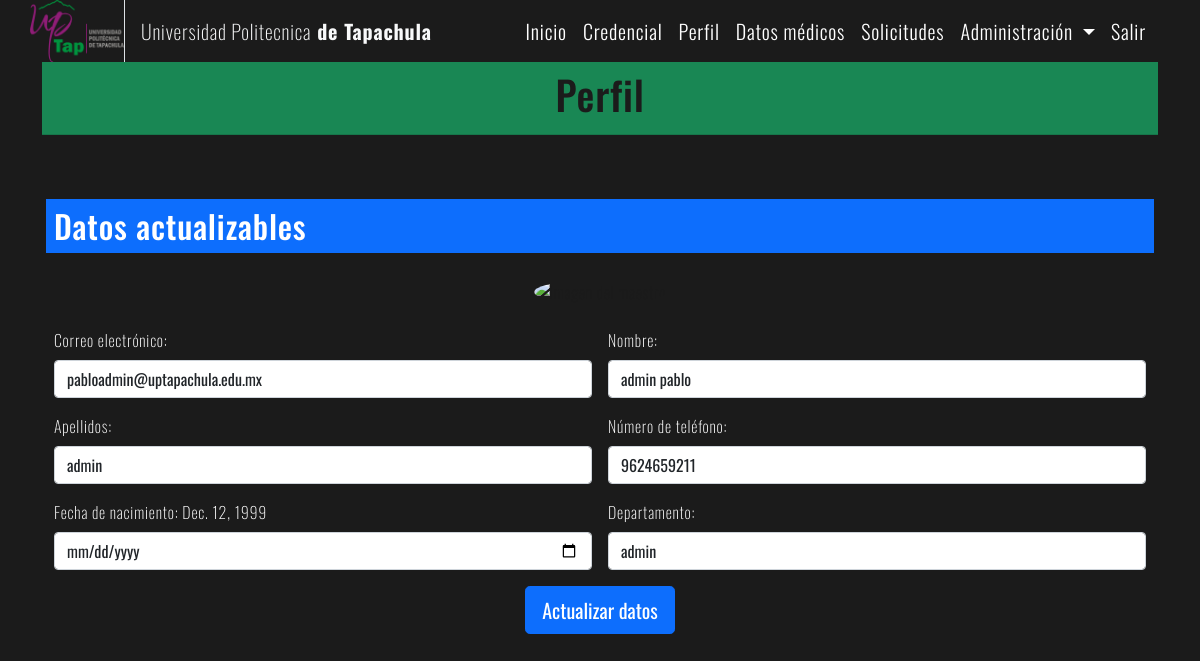
Before: /administradores/panel_administrador/administradores/detalle/7/ with the older database file.
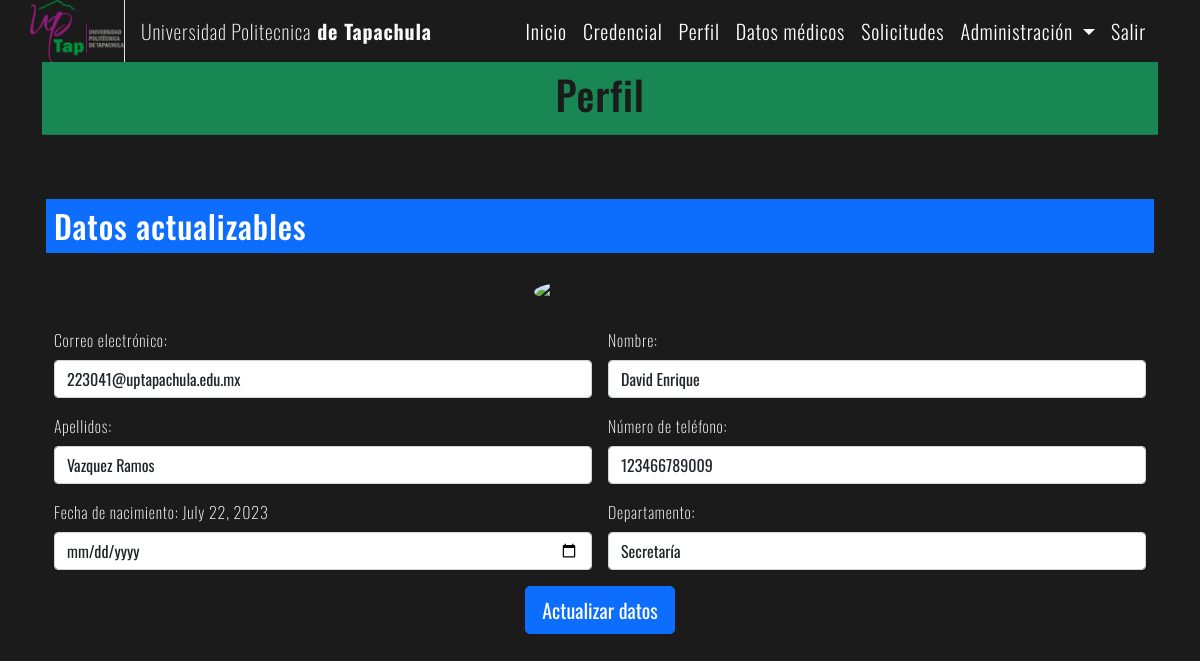
After: the same page with the newer database file.
### core/models.py (models this page shows, shortened)
class UsuarioPersonalizado(AbstractBaseUser, PermissionsMixin):
    email = models.EmailField(unique=True, error_messages={'unique': 'Ya existe un usuario con ese correo'})
    nombre = models.CharField(max_length=50)
    apellidos = models.CharField(max_length=50)
    fecha_nacimiento = models.DateField(null=True)
    direccion = models.CharField(max_length=255)
    usuario_activo = models.BooleanField(default=False)
    is_staff = models.BooleanField(default=False)
    fecha_registro = models.DateTimeField(auto_now_add=True)
    numero_telefono = models.CharField(max_length=10, null=True)
    imagen = CloudinaryField('image')
    credencial = models.ForeignKey(Credencial, on_delete=models.PROTECT, null=True, related_name='credencial')
    ficha_medica = models.ForeignKey(FichaMedica, on_delete=models.PROTECT, null=True, related_name='ficha_medica')
    contacto_emergencia = models.ForeignKey(ContactoEmergencia, on_delete=models.PROTECT, null=True,
                                            related_name='contacto_emergencia_relacion')
    solicitud = models.ForeignKey('SolicitudCredencial', on_delete=models.PROTECT, null=True,
                                  related_name='solicitud_relacion')
    tipo_usuario = models.CharField(max_length=20, choices=[('alumno', 'alumno'), ('maestro', 'maestro'),
                                                            ('administrador', 'administrador'),
                                                            ('directivo', 'directivo')])
    objects = UsuarioBasePersonalizado()
    USERNAME_FIELD = 'email'
    REQUIRED_FIELDS = []

class Administrador(UsuarioPersonalizado):
    departamento = models.CharField(max_length=30)
    is_admin = models.BooleanField(default=False)
    is_administrador = models.BooleanField(default=True)

### administradores/views.py (the view, shortened to what this page needs)
class PanelAdministradorAdministradorDetalle(View):
    def get(self, request, id):
        administrador = Administrador.objects.get(id=id)
        context = {
            'usuario': administrador
        }
        return render(request,
                      'administradores/PanelAdministracion/administracion_administradores/detalles/panel_detalles_administrador.html',
                      context=context)

### administradores/templates/administradores/PanelAdministracion/administracion_administradores/detalles/panel_detalles_administrador.html (shortened to what this page needs)
{% extends 'administradores/layouts/view_home_administradores.html' %}
{% load static %}
{% block content %}
    <div class="card-header mb-1 bg-success">
        <h1 class="text-center">Perfil</h1>
    </div>
    <main class="container">
        <form method="post" class="row g-3 mt-3" enctype="multipart/form-data">
            <h2 class="text-white bg-primary p-2 mt-5">Datos actualizables</h2>
            <div class="col-12 d-flex justify-content-center">
                <div class="align-content-center flex">
                    <label for="inputAdminImage" class="text-center">
                        <img src="{{ usuario.imagen.url }}" alt="Imagen del maestro" id="adminImage"
                             class="card-img-top rounded-circle imagen">
                    </label>
                </div>
            </div>
            <div class="col-6">
                <label for="inputEmail" class="form-label text-white">Correo electrónico:</label>
                <input name="email" required type="email" class="form-control" id="inputEmail"
                       value="{{ usuario.email }}">
            </div>
            <div class="col-6">
                <label for="inputName" class="form-label text-white">Nombre:</label>
                <input name="nombre" required type="text" class="form-control" id="inputName"
                       value="{{ usuario.nombre }}">
            </div>
            <div class="col-6">
                <label for="inputLast" class="form-label text-white">Apellidos:</label>
                <input name="apellidos" required type="text" class="form-control" id="inputLast"
                       value="{{ usuario.apellidos }}">
            </div>
            <div class="col-6">
                <label for="inputPhone" class="form-label text-white">Número de teléfono:</label>
                <input name="numero_telefono" required type="number" class="form-control" id="inputPhone"
                       value="{{ usuario.numero_telefono }}">
            </div>
            <div class="col-6">
                <label for="dateInput" class="form-label text-white">Fecha de
                    nacimiento: {{ usuario.fecha_nacimiento }}</label>
                <input name="fecha_nacimiento" required type="date" class="form-control" id="dateInput"
                       value="{{ usuario.fecha_nacimiento }}">
            </div>
            <div class="col-6">
                <label for="puestoInput" class="form-label text-white">Departamento:</label>
                <input name="departamento" required type="text" class="form-control" id="dateInput"
                       value="{{ usuario.departamento }}">
            </div>
            <div class="col-12">
                <center>
                    <button type="submit" class="btn btn-primary btn-lg btn-pulse">
                        Actualizar datos
                    </button>
                </center>
            </div>
        </form>
    </main>
{% endblock %}

Changed rows visible on the page:
changed UsuarioPersonalizado: email "pabloadmin@uptapachula.edu.mx" → "223041@uptapachula.edu.mx"; nombre "admin pablo" → "David Enrique"; apellidos "admin" → "Vazquez Ramos"; numero_telefono "9624659211" → "123466789009"; fecha_nacimiento "Dec. 12, 1999" → "July 22, 2023"
changed Administrador: departamento "admin" → "Secretaría"
